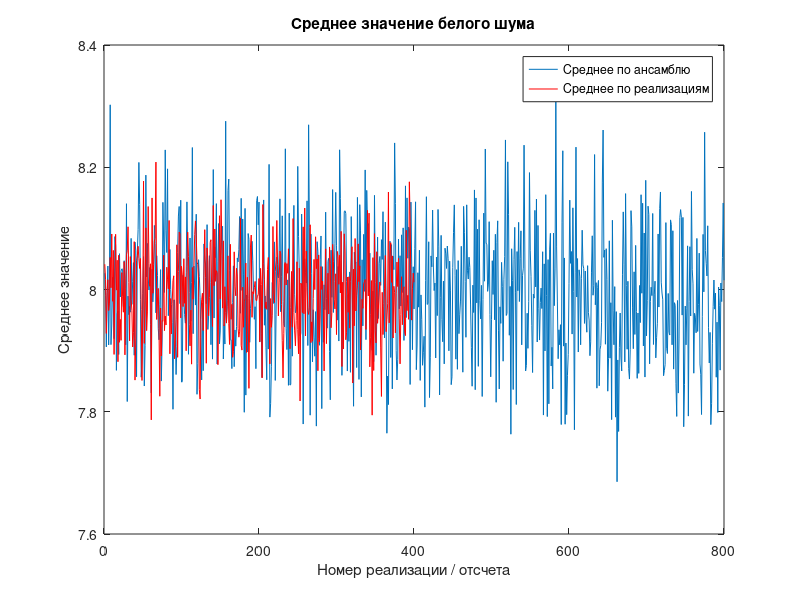
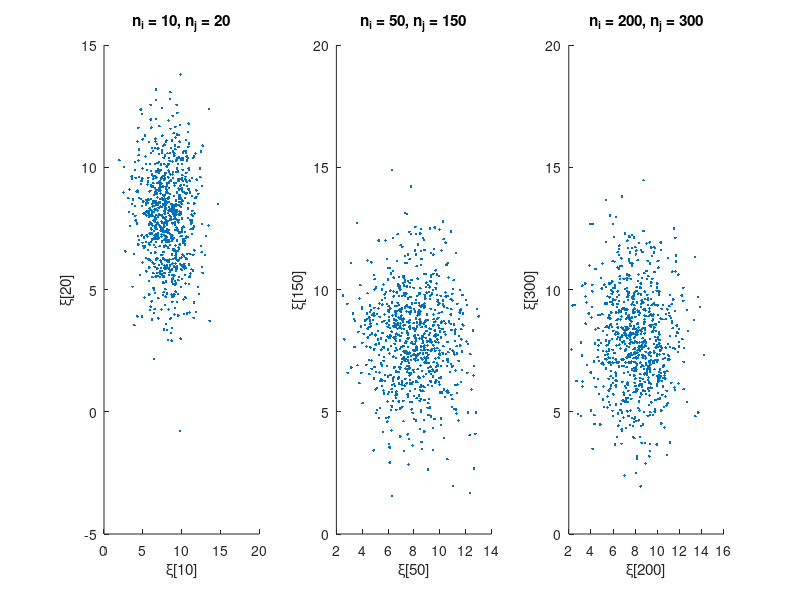

MATLAB code to generate these figures, in order:
% Задание: Исследование свойств белого шума

% Параметры
N = 400;      % количество строк в матрице (количество отсчетов в реализации)
K = 800;      % количество столбцов в матрице (количество реализаций)
mu = 8;        % математическое ожидание шума
sigma = 2;    % стандартное отклонение шума

% Генерируем матрицу белого гауссовского шума
E = mu + sigma * randn(N, K);

% Вычисляем среднее значение по каждому столбцу (по ансамблю)
mean_columns = mean(E); 

% Вычисляем среднее значение по каждой строке (по реализациям)
mean_rows = mean(E, 2);

% Строим графики
figure;
plot(1:K, mean_columns);
hold on;
plot(1:N, mean_rows, 'r');
xlabel('Номер реализации / отсчета');
ylabel('Среднее значение');
title('Среднее значение белого шума');
legend('Среднее по ансамблю', 'Среднее по реализациям');

% Задание 2
% Выбираем три пары значений n_i и n_j
pairs = [10, 20; 
         50, 150; 
         200, 300];

% Создаем subplots для трех пар
figure;
for i = 1:size(pairs, 1)
    n_i = pairs(i, 1);
    n_j = pairs(i, 2);

    % Диаграмма рассеяния
    subplot(1, 3, i);
    scatter(E(n_i, :), E(n_j, :), '.');
    xlabel(['ξ[' num2str(n_i) ']']);
    ylabel(['ξ[' num2str(n_j) ']']);
    title(['n_i = ' num2str(n_i) ', n_j = ' num2str(n_j)]);

    % Выборочная корреляция
    correlation = corrcoef(E(n_i, :), E(n_j, :));
    disp(['Выборочная корреляция для n_i = ' num2str(n_i) ...
          ', n_j = ' num2str(n_j) ': ' num2str(correlation(1,2))]);
end